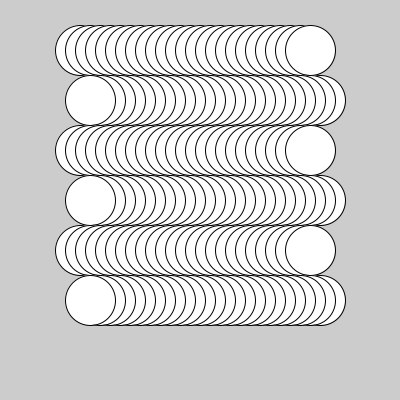
Frame 1 (no input)
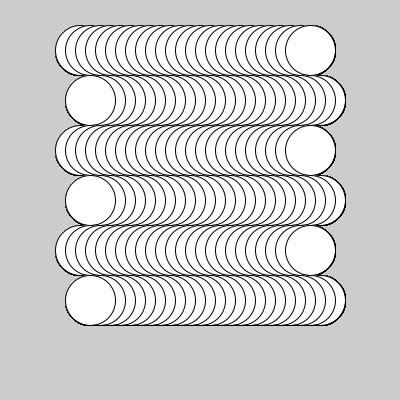
Frame 60 (the mouse pressed at the canvas centre just before this capture)
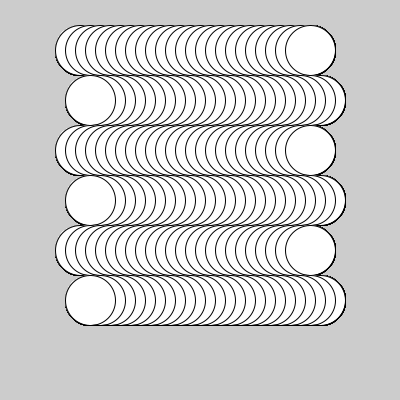
Frame 120 (the mouse held since frame 60 and released just before this capture)

The Processing sketch that drew these frames (run headless with seeded random() and noise(); from frame 60 on, the mouse is pressed at the canvas centre):

// Processing sketch: circulosGrandesYPequen
// ── circulosGrandesYPequen.pde
int[] circles;
int lastDiameter;
boolean firstTime;
int spacing;

void setup(){
  size(400,400);
}

void draw(){
  int diametro = 50;
  int init = width/5;
  int stop = 4*width/5;
  int count = 0;
  
  
  int ycount = 0;
  int yinit = diametro;
  int ystop = height - diametro;
  
  int bandera = 0;
  for(ycount = yinit; ycount < ystop; ycount += diametro){
    if(bandera % 2 == 0){
      for(count = init; count < stop; count+=10){
        ellipse(count,ycount,diametro,diametro);
      }
    }else{
      for(count = stop; count > init; count-=10){
        ellipse(count,ycount,diametro,diametro);
      }
    }
    bandera ++;
  }


}
